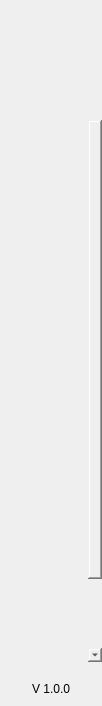
<?xml version="1.0" encoding="UTF-8"?>
<ui version="4.0">
 <class>NavMenuWidget</class>
 <widget class="QWidget" name="NavMenuWidget">
  <property name="geometry">
   <rect>
    <x>0</x>
    <y>0</y>
    <width>102</width>
    <height>706</height>
   </rect>
  </property>
  <property name="windowTitle">
   <string>Form</string>
  </property>
  <property name="styleSheet">
   <string notr="true">padding:0px;
border:none;
margin:0px;</string>
  </property>
  <layout class="QVBoxLayout" name="verticalLayout">
   <property name="spacing">
    <number>0</number>
   </property>
   <property name="leftMargin">
    <number>0</number>
   </property>
   <property name="topMargin">
    <number>0</number>
   </property>
   <property name="rightMargin">
    <number>0</number>
   </property>
   <property name="bottomMargin">
    <number>0</number>
   </property>
   <item>
    <widget class="QWidget" name="navContainer_2" native="true">
     <layout class="QVBoxLayout" name="navContainer" stretch="0,0,0,0">
      <property name="spacing">
       <number>0</number>
      </property>
      <property name="leftMargin">
       <number>0</number>
      </property>
      <property name="topMargin">
       <number>0</number>
      </property>
      <property name="rightMargin">
       <number>0</number>
      </property>
      <property name="bottomMargin">
       <number>10</number>
      </property>
      <item>
       <widget class="QPushButton" name="imgLogo">
        <property name="minimumSize">
         <size>
          <width>0</width>
          <height>120</height>
         </size>
        </property>
        <property name="text">
         <string/>
        </property>
        <property name="iconSize">
         <size>
          <width>64</width>
          <height>64</height>
         </size>
        </property>
       </widget>
      </item>
      <item>
      <widget class="QScrollArea" name="scrollAreaNav">
       <property name="sizePolicy">
        <sizepolicy hsizetype="Expanding" vsizetype="Expanding">
         <horstretch>0</horstretch>
         <verstretch>0</verstretch>
        </sizepolicy>
       </property>
       
        <property name="minimumSize">
         <size>
          <width>0</width>
          <height>0</height>
         </size>
        </property>
        <property name="styleSheet">
         <string notr="true">QScrollBar {
height:0px;
 width:0px;
}

#scrollAreaNav{
background-color:transparent;
}</string>
        </property>
        <property name="horizontalScrollBarPolicy">
         <enum>Qt::ScrollBarAlwaysOff</enum>
        </property>
        <property name="sizeAdjustPolicy">
         <enum>QAbstractScrollArea::AdjustToContents</enum>
        </property>
        <property name="widgetResizable">
         <bool>true</bool>
        </property>
        <property name="alignment">
         <set>Qt::AlignLeading|Qt::AlignLeft|Qt::AlignTop</set>
        </property>
        <widget class="QWidget" name="scrollAreaNavVert">
         <property name="geometry">
          <rect>
           <x>0</x>
           <y>0</y>
           <width>100</width>
           <height>640</height>
          </rect>
         </property>
         <property name="sizePolicy">
          <sizepolicy hsizetype="Preferred" vsizetype="Expanding">
           <horstretch>0</horstretch>
           <verstretch>0</verstretch>
          </sizepolicy>
         </property>
         <property name="minimumSize">
          <size>
           <width>0</width>
           <height>0</height>
          </size>
         </property>
         <property name="autoFillBackground">
          <bool>false</bool>
         </property>
         <property name="styleSheet">
          <string notr="true">#scrollAreaNavVert{
background-color:transparent;
}</string>
         </property>
         <layout class="QVBoxLayout" name="verticalLayout_3">
          <property name="spacing">
           <number>0</number>
          </property>
          <property name="sizeConstraint">
           <enum>QLayout::SetDefaultConstraint</enum>
          </property>
          <property name="leftMargin">
           <number>0</number>
          </property>
          <property name="topMargin">
           <number>0</number>
          </property>
          <property name="rightMargin">
           <number>0</number>
          </property>
          <property name="bottomMargin">
           <number>0</number>
          </property>
          <item>
           <widget class="QToolButton" name="btnDashboard">
            <property name="minimumSize">
             <size>
              <width>100</width>
              <height>80</height>
             </size>
            </property>
            <property name="text">
             <string/>
            </property>
            <property name="iconSize">
             <size>
              <width>32</width>
              <height>32</height>
             </size>
            </property>
            <property name="checkable">
             <bool>true</bool>
            </property>
            <property name="checked">
             <bool>true</bool>
            </property>
            <property name="autoExclusive">
             <bool>true</bool>
            </property>
           </widget>
          </item>
          <item>
           <widget class="QToolButton" name="btnSend">
            <property name="minimumSize">
             <size>
              <width>100</width>
              <height>80</height>
             </size>
            </property>
            <property name="text">
             <string/>
            </property>
            <property name="iconSize">
             <size>
              <width>32</width>
              <height>32</height>
             </size>
            </property>
            <property name="checkable">
             <bool>true</bool>
            </property>
            <property name="autoExclusive">
             <bool>true</bool>
            </property>
           </widget>
          </item>
          <item>
           <widget class="QToolButton" name="btnReceive">
            <property name="minimumSize">
             <size>
              <width>100</width>
              <height>80</height>
             </size>
            </property>
            <property name="text">
             <string/>
            </property>
            <property name="checkable">
             <bool>true</bool>
            </property>
            <property name="autoExclusive">
             <bool>true</bool>
            </property>
           </widget>
          </item>
          <item>
           <widget class="QToolButton" name="btnAddress">
            <property name="minimumSize">
             <size>
              <width>100</width>
              <height>80</height>
             </size>
            </property>
            <property name="text">
             <string/>
            </property>
            <property name="iconSize">
             <size>
              <width>32</width>
              <height>32</height>
             </size>
            </property>
            <property name="checkable">
             <bool>true</bool>
            </property>
            <property name="autoExclusive">
             <bool>true</bool>
            </property>
           </widget>
          </item>
          <item>
           <widget class="QToolButton" name="btnPrivacy">
            <property name="minimumSize">
             <size>
              <width>100</width>
              <height>80</height>
             </size>
            </property>
            <property name="text">
             <string/>
            </property>
            <property name="iconSize">
             <size>
              <width>32</width>
              <height>32</height>
             </size>
            </property>
            <property name="checkable">
             <bool>true</bool>
            </property>
            <property name="autoExclusive">
             <bool>true</bool>
            </property>
           </widget>
          </item>
          <item>
           <widget class="QToolButton" name="btnMaster">
            <property name="minimumSize">
             <size>
              <width>100</width>
              <height>80</height>
             </size>
            </property>
            <property name="text">
             <string/>
            </property>
            <property name="iconSize">
             <size>
              <width>32</width>
              <height>32</height>
             </size>
            </property>
            <property name="checkable">
             <bool>true</bool>
            </property>
            <property name="autoExclusive">
             <bool>true</bool>
            </property>
           </widget>
          </item>
          <item>
           <widget class="QToolButton" name="btnColdStaking">
            <property name="minimumSize">
             <size>
              <width>100</width>
              <height>80</height>
             </size>
            </property>
            <property name="text">
             <string/>
            </property>
            <property name="iconSize">
             <size>
              <width>32</width>
              <height>32</height>
             </size>
            </property>
            <property name="checkable">
             <bool>true</bool>
            </property>
            <property name="autoExclusive">
             <bool>true</bool>
            </property>
           </widget>
          </item>
          <item>
           <widget class="QToolButton" name="btnSettings">
            <property name="minimumSize">
             <size>
              <width>100</width>
              <height>80</height>
             </size>
            </property>
            <property name="text">
             <string/>
            </property>
            <property name="iconSize">
             <size>
              <width>32</width>
              <height>32</height>
             </size>
            </property>
            <property name="checkable">
             <bool>true</bool>
            </property>
            <property name="autoExclusive">
             <bool>true</bool>
            </property>
           </widget>
          </item>
         </layout>
        </widget>
       </widget>
      </item>
      <item>
       <spacer name="verticalSpacer">
        <property name="orientation">
         <enum>Qt::Vertical</enum>
        </property>
        <property name="sizeType">
         <enum>QSizePolicy::Minimum</enum>
        </property>
        <property name="sizeHint" stdset="0">
         <size>
          <width>20</width>
          <height>20</height>
         </size>
        </property>
       </spacer>
      </item>
      <item alignment="Qt::AlignHCenter">
       <widget class="QLabel" name="labelVersion">
       <property name="maximumSize">
         <size>
          <width>16777215</width>
          <height>60</height>
         </size>
        </property>
        <property name="text">
         <string>V 1.0.0</string>
        </property>
        <property name="alignment">
         <set>Qt::AlignBottom|Qt::AlignHCenter</set>
        </property>
       </widget>
      </item>
     </layout>
    </widget>
   </item>
  </layout>
 </widget>
 <resources/>
 <connections/>
</ui>
